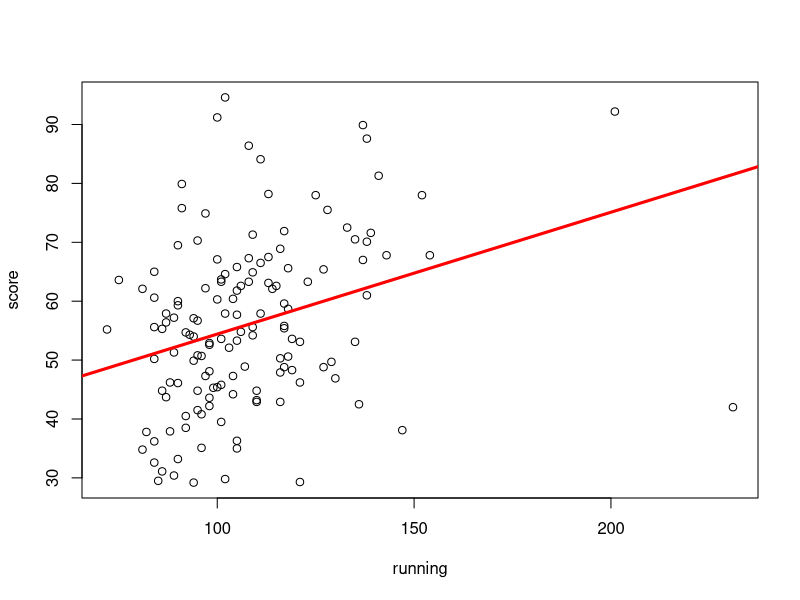

R code for this plot:
#lm, confidence interval(inference basic)
movies <- read.table("movies.txt",sep="\t",header=T,quote="")
head(movies)


#download.file("https://spark-public.s3.amazonaws.com/dataanalysis/movies.txt", "movies.txt", method="curl")
movies <- read.table("movies.txt",sep="\t",header=T,quote="")
head(movies)

par(mfrow=c(1,1))
score <- as.numeric(movies$score)
running <- as.numeric(movies$running_time)
plot(score~running)
lm1 <- lm(score ~ running)
summary(lm1)
abline(lm1,col="red",lwd=3)
#lines(box,lm1$fitted,col="green",lwd=3)
#confint(lm1,level=0.9)
